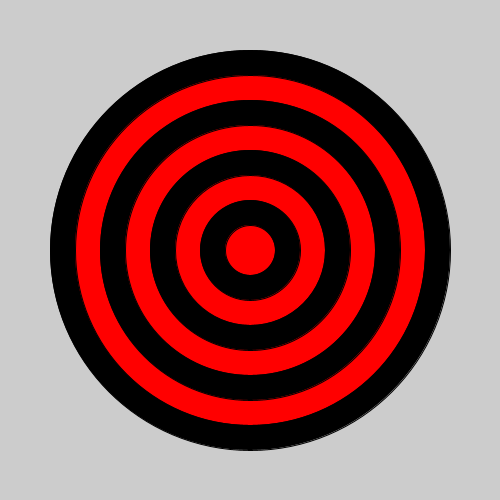
Frame 1 (no input)
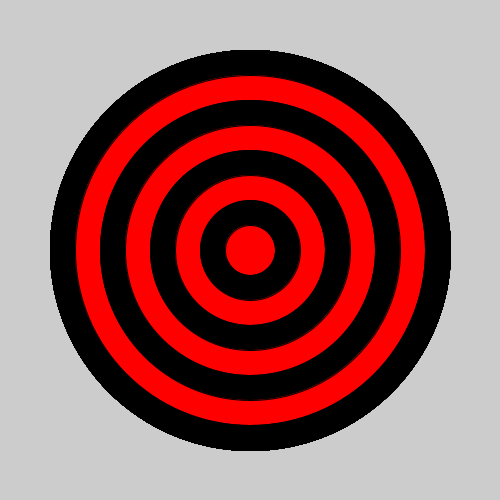
Frame 60 (the mouse pressed at the canvas centre just before this capture)
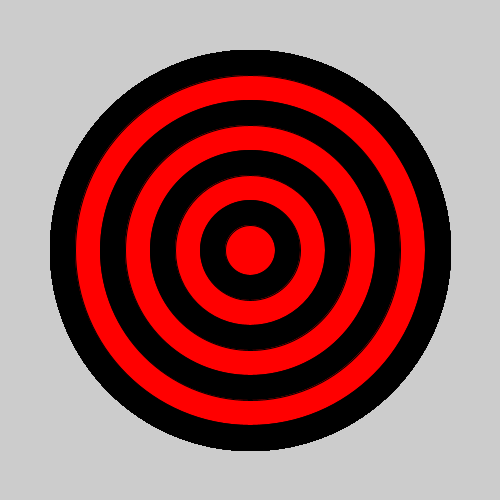
Frame 120 (the mouse held since frame 60 and released just before this capture)

The Processing sketch that drew these frames (run headless with seeded random() and noise(); from frame 60 on, the mouse is pressed at the canvas centre):

// Processing sketch: Bullseye_Processing
// ── Bullseye_Processing.pde
void setup() {
 size(500,500);
  
  
  
}
void draw(){
  for(int i = 8; i >= 0; i--){
     if(i % 2 == 0){
       fill(0,0,0);
    
 }else{
   fill(255,0,0);
 }

  ellipse(250,250,i*50,i*50);
  
  
  
}
}
